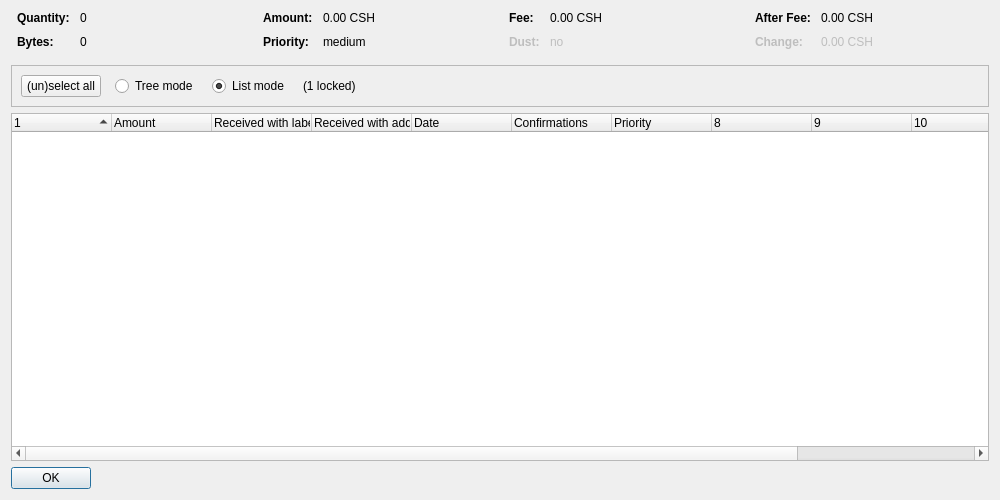
<?xml version="1.0" encoding="UTF-8"?>
<ui version="4.0">
 <class>CoinControlDialog</class>
 <widget class="QDialog" name="CoinControlDialog">
  <property name="geometry">
   <rect>
    <x>0</x>
    <y>0</y>
    <width>1000</width>
    <height>500</height>
   </rect>
  </property>
  <property name="windowTitle">
   <string>Coin Selection</string>
  </property>
  <layout class="QVBoxLayout" name="verticalLayout">
   <item>
    <layout class="QHBoxLayout" name="horizontalLayoutTop" stretch="0,0,0,0">
     <property name="topMargin">
      <number>0</number>
     </property>
     <property name="bottomMargin">
      <number>10</number>
     </property>
     <item>
      <layout class="QFormLayout" name="formLayoutCoinControl1">
       <property name="horizontalSpacing">
        <number>10</number>
       </property>
       <property name="verticalSpacing">
        <number>10</number>
       </property>
       <property name="leftMargin">
        <number>6</number>
       </property>
       <property name="rightMargin">
        <number>6</number>
       </property>
       <item row="0" column="0">
        <widget class="QLabel" name="labelCoinControlQuantityText">
         <property name="font">
          <font>
           <weight>75</weight>
           <bold>true</bold>
          </font>
         </property>
         <property name="text">
          <string>Quantity:</string>
         </property>
        </widget>
       </item>
       <item row="0" column="1">
        <widget class="QLabel" name="labelCoinControlQuantity">
         <property name="cursor">
          <cursorShape>IBeamCursor</cursorShape>
         </property>
         <property name="contextMenuPolicy">
          <enum>Qt::ActionsContextMenu</enum>
         </property>
         <property name="text">
          <string notr="true">0</string>
         </property>
         <property name="textInteractionFlags">
          <set>Qt::LinksAccessibleByMouse|Qt::TextSelectableByKeyboard|Qt::TextSelectableByMouse</set>
         </property>
        </widget>
       </item>
       <item row="1" column="0">
        <widget class="QLabel" name="labelCoinControlBytesText">
         <property name="font">
          <font>
           <weight>75</weight>
           <bold>true</bold>
          </font>
         </property>
         <property name="text">
          <string>Bytes:</string>
         </property>
        </widget>
       </item>
       <item row="1" column="1">
        <widget class="QLabel" name="labelCoinControlBytes">
         <property name="cursor">
          <cursorShape>IBeamCursor</cursorShape>
         </property>
         <property name="contextMenuPolicy">
          <enum>Qt::ActionsContextMenu</enum>
         </property>
         <property name="text">
          <string notr="true">0</string>
         </property>
         <property name="textInteractionFlags">
          <set>Qt::LinksAccessibleByMouse|Qt::TextSelectableByKeyboard|Qt::TextSelectableByMouse</set>
         </property>
        </widget>
       </item>
      </layout>
     </item>
     <item>
      <layout class="QFormLayout" name="formLayoutCoinControl2">
       <property name="horizontalSpacing">
        <number>10</number>
       </property>
       <property name="verticalSpacing">
        <number>10</number>
       </property>
       <property name="leftMargin">
        <number>6</number>
       </property>
       <property name="rightMargin">
        <number>6</number>
       </property>
       <item row="0" column="0">
        <widget class="QLabel" name="labelCoinControlAmountText">
         <property name="font">
          <font>
           <weight>75</weight>
           <bold>true</bold>
          </font>
         </property>
         <property name="text">
          <string>Amount:</string>
         </property>
        </widget>
       </item>
       <item row="0" column="1">
        <widget class="QLabel" name="labelCoinControlAmount">
         <property name="cursor">
          <cursorShape>IBeamCursor</cursorShape>
         </property>
         <property name="contextMenuPolicy">
          <enum>Qt::ActionsContextMenu</enum>
         </property>
         <property name="text">
          <string notr="true">0.00 CSH</string>
         </property>
         <property name="textInteractionFlags">
          <set>Qt::LinksAccessibleByMouse|Qt::TextSelectableByKeyboard|Qt::TextSelectableByMouse</set>
         </property>
        </widget>
       </item>
       <item row="1" column="0">
        <widget class="QLabel" name="labelCoinControlPriorityText">
         <property name="font">
          <font>
           <weight>75</weight>
           <bold>true</bold>
          </font>
         </property>
         <property name="text">
          <string>Priority:</string>
         </property>
        </widget>
       </item>
       <item row="1" column="1">
        <widget class="QLabel" name="labelCoinControlPriority">
         <property name="cursor">
          <cursorShape>IBeamCursor</cursorShape>
         </property>
         <property name="contextMenuPolicy">
          <enum>Qt::ActionsContextMenu</enum>
         </property>
         <property name="text">
          <string notr="true">medium</string>
         </property>
         <property name="textInteractionFlags">
          <set>Qt::LinksAccessibleByMouse|Qt::TextSelectableByKeyboard|Qt::TextSelectableByMouse</set>
         </property>
        </widget>
       </item>
      </layout>
     </item>
     <item>
      <layout class="QFormLayout" name="formLayoutCoinControl3">
       <property name="horizontalSpacing">
        <number>10</number>
       </property>
       <property name="verticalSpacing">
        <number>10</number>
       </property>
       <property name="leftMargin">
        <number>6</number>
       </property>
       <property name="rightMargin">
        <number>6</number>
       </property>
       <item row="0" column="0">
        <widget class="QLabel" name="labelCoinControlFeeText">
         <property name="font">
          <font>
           <weight>75</weight>
           <bold>true</bold>
          </font>
         </property>
         <property name="text">
          <string>Fee:</string>
         </property>
        </widget>
       </item>
       <item row="0" column="1">
        <widget class="QLabel" name="labelCoinControlFee">
         <property name="cursor">
          <cursorShape>IBeamCursor</cursorShape>
         </property>
         <property name="contextMenuPolicy">
          <enum>Qt::ActionsContextMenu</enum>
         </property>
         <property name="text">
          <string notr="true">0.00 CSH</string>
         </property>
         <property name="textInteractionFlags">
          <set>Qt::LinksAccessibleByMouse|Qt::TextSelectableByKeyboard|Qt::TextSelectableByMouse</set>
         </property>
        </widget>
       </item>
       <item row="1" column="0">
        <widget class="QLabel" name="labelCoinControlLowOutputText">
         <property name="enabled">
          <bool>false</bool>
         </property>
         <property name="font">
          <font>
           <weight>75</weight>
           <bold>true</bold>
          </font>
         </property>
         <property name="text">
          <string>Dust:</string>
         </property>
        </widget>
       </item>
       <item row="1" column="1">
        <widget class="QLabel" name="labelCoinControlLowOutput">
         <property name="enabled">
          <bool>false</bool>
         </property>
         <property name="cursor">
          <cursorShape>IBeamCursor</cursorShape>
         </property>
         <property name="contextMenuPolicy">
          <enum>Qt::ActionsContextMenu</enum>
         </property>
         <property name="text">
          <string notr="true">no</string>
         </property>
         <property name="textInteractionFlags">
          <set>Qt::LinksAccessibleByMouse|Qt::TextSelectableByKeyboard|Qt::TextSelectableByMouse</set>
         </property>
        </widget>
       </item>
      </layout>
     </item>
     <item>
      <layout class="QFormLayout" name="formLayoutCoinControl4">
       <property name="horizontalSpacing">
        <number>10</number>
       </property>
       <property name="verticalSpacing">
        <number>10</number>
       </property>
       <property name="leftMargin">
        <number>6</number>
       </property>
       <property name="rightMargin">
        <number>6</number>
       </property>
       <item row="0" column="0">
        <widget class="QLabel" name="labelCoinControlAfterFeeText">
         <property name="font">
          <font>
           <weight>75</weight>
           <bold>true</bold>
          </font>
         </property>
         <property name="text">
          <string>After Fee:</string>
         </property>
        </widget>
       </item>
       <item row="0" column="1">
        <widget class="QLabel" name="labelCoinControlAfterFee">
         <property name="cursor">
          <cursorShape>IBeamCursor</cursorShape>
         </property>
         <property name="contextMenuPolicy">
          <enum>Qt::ActionsContextMenu</enum>
         </property>
         <property name="text">
          <string notr="true">0.00 CSH</string>
         </property>
         <property name="textInteractionFlags">
          <set>Qt::LinksAccessibleByMouse|Qt::TextSelectableByKeyboard|Qt::TextSelectableByMouse</set>
         </property>
        </widget>
       </item>
       <item row="1" column="0">
        <widget class="QLabel" name="labelCoinControlChangeText">
         <property name="enabled">
          <bool>false</bool>
         </property>
         <property name="font">
          <font>
           <weight>75</weight>
           <bold>true</bold>
          </font>
         </property>
         <property name="text">
          <string>Change:</string>
         </property>
        </widget>
       </item>
       <item row="1" column="1">
        <widget class="QLabel" name="labelCoinControlChange">
         <property name="enabled">
          <bool>false</bool>
         </property>
         <property name="cursor">
          <cursorShape>IBeamCursor</cursorShape>
         </property>
         <property name="contextMenuPolicy">
          <enum>Qt::ActionsContextMenu</enum>
         </property>
         <property name="text">
          <string notr="true">0.00 CSH</string>
         </property>
         <property name="textInteractionFlags">
          <set>Qt::LinksAccessibleByMouse|Qt::TextSelectableByKeyboard|Qt::TextSelectableByMouse</set>
         </property>
        </widget>
       </item>
      </layout>
     </item>
    </layout>
   </item>
   <item>
    <widget class="QFrame" name="frame">
     <property name="minimumSize">
      <size>
       <width>0</width>
       <height>40</height>
      </size>
     </property>
     <property name="frameShape">
      <enum>QFrame::StyledPanel</enum>
     </property>
     <property name="frameShadow">
      <enum>QFrame::Sunken</enum>
     </property>
     <layout class="QHBoxLayout" name="horizontalLayout">
      <item>
       <layout class="QHBoxLayout" name="horizontalLayoutPanel" stretch="0,0,0,0,0">
        <property name="spacing">
         <number>14</number>
        </property>
        <item>
         <widget class="QPushButton" name="pushButtonSelectAll">
          <property name="sizePolicy">
           <sizepolicy hsizetype="Maximum" vsizetype="Fixed">
            <horstretch>0</horstretch>
            <verstretch>0</verstretch>
           </sizepolicy>
          </property>
          <property name="text">
           <string>(un)select all</string>
          </property>
          <property name="autoDefault">
           <bool>false</bool>
          </property>
         </widget>
        </item>
        <item>
         <widget class="QRadioButton" name="radioTreeMode">
          <property name="sizePolicy">
           <sizepolicy hsizetype="Maximum" vsizetype="Fixed">
            <horstretch>0</horstretch>
            <verstretch>0</verstretch>
           </sizepolicy>
          </property>
          <property name="text">
           <string>Tree mode</string>
          </property>
         </widget>
        </item>
        <item>
         <widget class="QRadioButton" name="radioListMode">
          <property name="sizePolicy">
           <sizepolicy hsizetype="Maximum" vsizetype="Fixed">
            <horstretch>0</horstretch>
            <verstretch>0</verstretch>
           </sizepolicy>
          </property>
          <property name="text">
           <string>List mode</string>
          </property>
          <property name="checked">
           <bool>true</bool>
          </property>
         </widget>
        </item>
        <item>
         <widget class="QLabel" name="labelLocked">
          <property name="text">
           <string notr="true">(1 locked)</string>
          </property>
         </widget>
        </item>
        <item>
         <spacer name="horizontalSpacer">
          <property name="orientation">
           <enum>Qt::Horizontal</enum>
          </property>
          <property name="sizeHint" stdset="0">
           <size>
            <width>40</width>
            <height>20</height>
           </size>
          </property>
         </spacer>
        </item>
       </layout>
      </item>
     </layout>
    </widget>
   </item>
   <item>
    <widget class="CoinControlTreeWidget" name="treeWidget">
     <property name="contextMenuPolicy">
      <enum>Qt::CustomContextMenu</enum>
     </property>
     <property name="sortingEnabled">
      <bool>false</bool>
     </property>
     <property name="columnCount">
      <number>12</number>
     </property>
     <attribute name="headerShowSortIndicator" stdset="0">
      <bool>true</bool>
     </attribute>
     <attribute name="headerStretchLastSection">
      <bool>false</bool>
     </attribute>
     <column>
      <property name="text">
       <string/>
      </property>
     </column>
     <column>
      <property name="text">
       <string>Amount</string>
      </property>
     </column>
     <column>
      <property name="text">
       <string>Received with label</string>
      </property>
     </column>
     <column>
      <property name="text">
       <string>Received with address</string>
      </property>
     </column>
     <column>
      <property name="text">
       <string>Date</string>
      </property>
     </column>
     <column>
      <property name="text">
       <string>Confirmations</string>
      </property>
      <property name="toolTip">
       <string>Confirmed</string>
      </property>
     </column>
     <column>
      <property name="text">
       <string>Priority</string>
      </property>
     </column>
     <column>
      <property name="text">
       <string/>
      </property>
     </column>
     <column>
      <property name="text">
       <string/>
      </property>
     </column>
     <column>
      <property name="text">
       <string/>
      </property>
     </column>
     <column>
      <property name="text">
       <string/>
      </property>
     </column>
     <column>
      <property name="text">
       <string/>
      </property>
     </column>
    </widget>
   </item>
   <item>
    <widget class="QDialogButtonBox" name="buttonBox">
     <property name="sizePolicy">
      <sizepolicy hsizetype="Maximum" vsizetype="Fixed">
       <horstretch>0</horstretch>
       <verstretch>0</verstretch>
      </sizepolicy>
     </property>
     <property name="orientation">
      <enum>Qt::Horizontal</enum>
     </property>
     <property name="standardButtons">
      <set>QDialogButtonBox::Ok</set>
     </property>
    </widget>
   </item>
  </layout>
 </widget>
 <customwidgets>
  <customwidget>
   <class>CoinControlTreeWidget</class>
   <extends>QTreeWidget</extends>
   <header>coincontroltreewidget.h</header>
  </customwidget>
 </customwidgets>
 <resources/>
 <connections/>
</ui>
